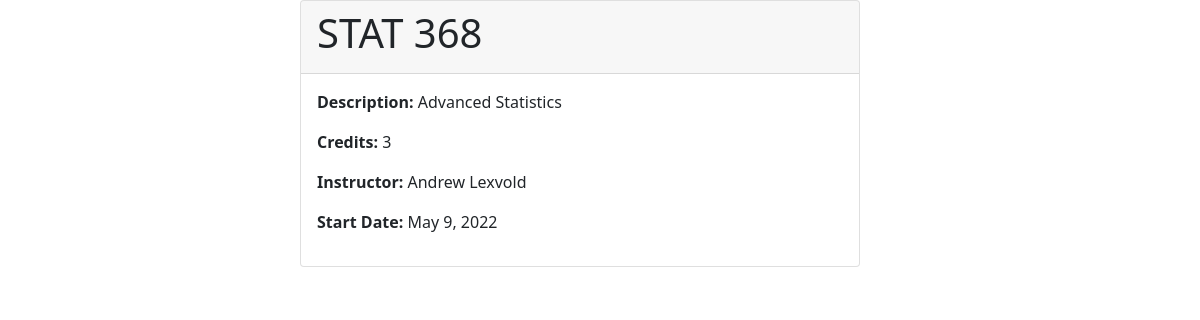
/1/, run on the app's committed database.
### courses/models.py (models this page shows, shortened)
class Course(models.Model):
    course_id = models.AutoField(primary_key=True)
    course_title = models.CharField(max_length=30)
    course_description = models.CharField(max_length=60)
    course_credits = models.IntegerField()
    course_instructor = models.CharField(max_length = 30)
    couse_start_date = models.DateField()

### courses/views.py (the view)
# urls.py: path('<int:pk>/', views.course_detail,name='course_detail')
def course_detail(request, pk):
    course = Course.objects.get(pk = pk)
    course_dict = {'course':course}
    return render(request, 'courses/course_detail.html', context=course_dict)

### courses/templates/courses/course_detail.html (shortened to what this page needs)
{%load static%}
<!DOCTYPE html>
<html lang="en">
<head>
    <link href="https://cdn.jsdelivr.net/npm/bootstrap@5.1.3/dist/css/bootstrap.min.css" rel="stylesheet">
</head>
<body>
    <div style=" margin: auto;
    width: 50%;">
 <div class="card" style="width:35rem">
     <div class="card-header">
        <h1 class="card-title">{{course.course_title}}</h1>
    </div>
    <div class="card-body">
        <p><strong>Description: </strong> {{course.course_description}}</p>
        <p><strong>Credits: </strong>{{course.course_credits}}</p>
        <p><strong>Instructor: </strong> {{course.course_instructor}}</p>
        <p><strong>Start Date: </strong>{{course.couse_start_date}}</p>
    </div>
 </div>
 </div>
</body>
</html>

### data on the page
Course: course_title "STAT 368", course_description "Advanced Statistics", course_credits "3", course_instructor "Andrew Lexvold", couse_start_date "May 9, 2022"
